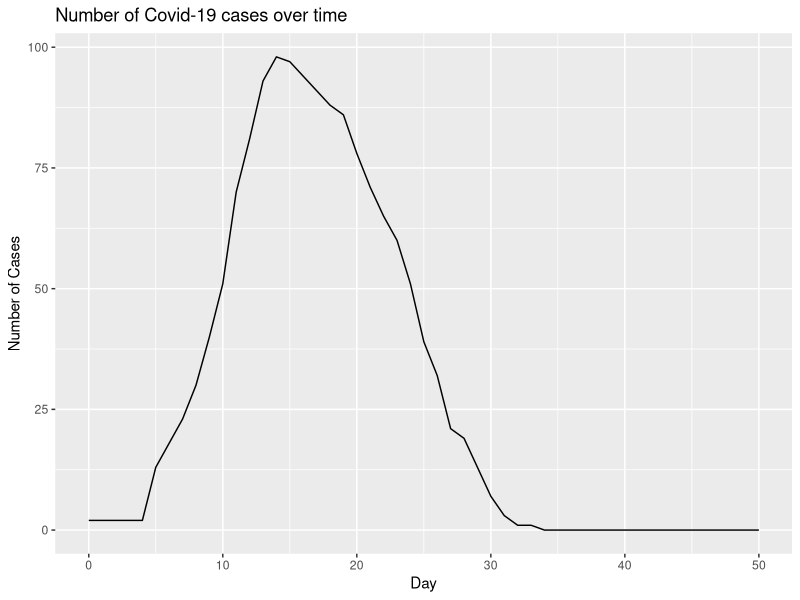

This figure's R source: (Note: a time limit stopped this script after it produced the figure.)
## ---- chunk 1
knitr::opts_chunk$set(echo = TRUE)
#testing github
library(tidyverse)
library(ggplot2)
library(boot)
## ---- chunk 2
#create starting positions and state function
starting_vals <- function(num_subjects, I_0, x_dim, y_dim){
  
  #Infect I_0 many starting subjects
  subjects <- rep('S', num_subjects)
  infect <- sample(x = 1:num_subjects, size=I_0, replace=FALSE)
  subjects[infect] <- 'I'
  
  #Storage for x, y starting positions for the subjects
  start_x <- runif(n=num_subjects, min=0, max=x_dim)
  start_y <- runif(n=num_subjects, min=0, max=y_dim)
  
  inc_time <- rep(-1, num_subjects)
  rec_days <- rep(-1, num_subjects)
  
  #Put into a data frame
  df <- as.data.frame(cbind(as.numeric(start_x), as.numeric(start_y), subjects, rec_days, inc_time))
  colnames(df)[1] <- 'x'
  colnames(df)[2] <- 'y'
  colnames(df)[3] <- 'subjects'
  colnames(df)[4] <- 'incubation'
  colnames(df)[5] <- 'recovery'
  
  #Assign a recovery time to the infected subjects
  df[df[,3] == 'I', 5] <- rpois(I_0, 14)
  
  #Assign an incubation time to the infected subjects
  df[df[,3] == 'I', 4] <- rpois(I_0, 5)
  
  return(df)
}

#Random step length function
get_step_length <- function(df, x_dim, y_dim){
  step_lengths <- rnorm(n=nrow(df), mean=min(x_dim, y_dim)/4, sd=min(x_dim, y_dim)/12)
  return(step_lengths)
}

#Random step direction function
get_step_direction <- function(length_vec){
  direction <- runif(n=length(length_vec), min=0, max=2*pi)
}

#Get delta_x, delta_y
get_delts <- function(length_vec, direc_vec){
  delta_x <- length_vec * cos(direc_vec)
  delta_y <- length_vec * sin(direc_vec)
  return(cbind(delta_x, delta_y))
}

#Function for getting updated coordinates
update_coords <- function(og_df, delta_df){
  new_mx <- matrix(data=NA, nrow=nrow(og_df), ncol=5)
  new_df <- data.frame(new_mx)
  new_df[,1] <- as.numeric(og_df[,'x']) + delta_df[,'delta_x']
  new_df[,2] <- as.numeric(og_df[,'y']) + delta_df[,'delta_y']
  new_df[,3] <- og_df[,3]
  new_df[,4] <- og_df[,4]
  new_df[,5] <- og_df[,5]
  colnames(new_df) <- c('x', 'y', 'subjects', 'incubation', 'recovery')
  new_df
}

coord_checker <- function(og_df, new_df, x_dim, y_dim){
  baddies <- NULL
  for(i in 1:nrow(new_df)){
    if(as.numeric(new_df[i, 'x']) > x_dim | as.numeric(new_df[i, 'x']) < 0 | as.numeric(new_df[i, 'y']) > y_dim | as.numeric(new_df[i, 'y']) < 0){
      baddies <- append(baddies, i)
    }
  }
  
  if(is.null(baddies)){
    return(new_df)
  }else{
  new_step <- get_step_length(new_df[i,], x_dim, y_dim)
  new_direction <- get_step_direction(new_step)
  new_change <- get_delts(new_step, new_direction)
  new_df <- update_coords(og_df[baddies,], new_change)
  full_df <- rbind(new_df, og_df[-baddies,])
  return(coord_checker(og_df, full_df, x_dim, y_dim))
  }
}

#Function for deciding if infections occurred
infection_status <- function(state, mean_crit_dist){
  
  current_infected <- state[state[,3]=='I' & state[,4] <= 0,]
  current_suceptable <- state[state[,3]=='S',]
  current_removed <- state[state[,3]=='R',]
  current_non_contagious <- state[state[,3]=='I' & state[,4] > 0,]
  
  #store new infection status
  newly_infected <- NULL
  
  #Check to see which susceptible subjects get infected
  #For loop
  if(nrow(current_suceptable) != 0 & nrow(current_infected) != 0){
  for(i in 1:nrow(current_infected)){
    for(j in 1:nrow(current_suceptable)){
      x_i <- as.numeric(current_infected[i, 'x'])
      y_i <- as.numeric(current_infected[i, 'y'])
      x_s <- as.numeric(current_suceptable[j, 'x'])
      y_s <- as.numeric(current_suceptable[j, 'y'])
     
      
      crucial_distance <- rexp(1, 1/mean_crit_dist)
      
      
      d <- sqrt((x_i - x_s)^2 + (y_i - y_s)^2)
      if(d <= crucial_distance){
        newly_infected <- c(newly_infected, j)
      }

    }
  }
  
  current_suceptable[newly_infected, 3] <- 'I'
  #Give incubation time
  current_suceptable[newly_infected, 4] <- rpois(n=length(newly_infected), lambda = 5)
  #Give recovery time
  current_suceptable[newly_infected, 5] <- rpois(n=length(newly_infected), lambda = 14)
  
  new_state <- rbind(current_infected, current_suceptable, current_removed, current_non_contagious)
  return(new_state)
  }else{return(state)}
}

#simulation function
simulator <- function(days, num_subjects, x_dim, y_dim, I_0, inf_dist){
  initial_data <- starting_vals(num_subjects = num_subjects, x_dim=x_dim, y_dim=y_dim, I_0=I_0)
  end_day <- list()
  num_cases <- rep(NA, days)
  num_cases <- c(I_0, num_cases)
  num_new_cases <- rep(NA, days)
  
  for(i in 1:days){
    
    if(i == 1){
      step_size <- get_step_length(initial_data, x_dim, y_dim)
      direction <- get_step_direction(step_size)
      change <- get_delts(step_size, direction)
  
      updated_positions <- update_coords(initial_data, change)
      checked_positions <- coord_checker(og_df=initial_data, new_df=updated_positions, x_dim=x_dim, y_dim=y_dim)
      new_status <- infection_status(checked_positions, inf_dist)
      
      #recovery time code
      not_recovered <- new_status[as.numeric(new_status[, 5]) > 0, ]
      new_time <- as.numeric(not_recovered[, 5]) - 1
      not_recovered[, 5] <- new_time
      infected_0 <- new_status[as.numeric(new_status[, 5]) == 0, ]
      infected_0[, 3] <- rep('R', nrow(infected_0))
      not_infected = new_status[as.numeric(new_status[, 5]) < 0, ]
      new_status = rbind(not_recovered, infected_0, not_infected)
      
      #incubation time code
      infected_people <- new_status[new_status[,3] == 'I',]
      new_inc_time <- as.numeric(infected_people[,4]) - 1
      infected_people[,4] <- new_inc_time
      other_people <- new_status[new_status[,3] != 'I',]
      new_status <- rbind(infected_people, other_people)
      
      end_day[[i]] <- new_status
      
      #Calculate number of new cases
      num_cases[i+1] <- sum(new_status[,3]=='I')
      num_new_cases[i] <- sum(new_status[,3]=='I') - I_0
      
    }
    
    else{
      step_size <- get_step_length(initial_data, x_dim, y_dim)
      direction <- get_step_direction(step_size)
      change <- get_delts(step_size, direction)
  
      updated_positions <- update_coords(end_day[[i-1]], change)
      checked_positions <- coord_checker(og_df=end_day[[i-1]], new_df=updated_positions, x_dim=x_dim, y_dim=y_dim)
      new_status <- infection_status(checked_positions, inf_dist)
      
      not_recovered <- new_status[as.numeric(new_status[, 5]) > 0, ]
      new_time <- as.numeric(not_recovered[, 5]) - 1
      not_recovered[, 5] <- new_time
      infected_0 <- new_status[as.numeric(new_status[, 5]) == 0, ]
      infected_0[, 3] <- rep('R', nrow(infected_0))
      not_infected = new_status[as.numeric(new_status[, 5]) < 0, ]
      new_status = rbind(not_recovered, infected_0, not_infected)
      
      #incubation time code
      infected_people <- new_status[new_status[,3] == 'I',]
      new_inc_time <- as.numeric(infected_people[,4]) - 1
      infected_people[,4] <- new_inc_time
      other_people <- new_status[new_status[,3] != 'I',]
      new_status <- rbind(infected_people, other_people)

      
      end_day[[i]] <- new_status
      
      #Calculate number of new cases
      num_cases[i+1] <- sum(new_status[,3]=='I')
      num_new_cases[i] <- sum(new_status[,3]=='I') - num_cases[i-1]
  
    }
  }
  return(num_cases)
}

#Testing
df <- starting_vals(1000, 2, 1, 1)
len <- get_step_length(df, 1, 1)
dir <- get_step_direction(len)
delts <- get_delts(len, dir)
newdf <- update_coords(df, delts)
coords <- coord_checker(df, newdf, 1, 1)
coords
new_status <- infection_status(coords, 8)
new_status


set.seed(400)
n=50
y <- simulator(n,100,10,10,2,1)
x <- 0:n


ggplot() +
  geom_line(aes(x=x, y=y)) +
  xlab('Day') +
  ylab('Number of Cases') +
  ggtitle('Number of Covid-19 cases over time')
  

#bootstrap
mean_func <- function(daytuh, idx) {
  mean(daytuh[idx])
}

get_bootstrap_cis <- function(days, num_subjects, x_dim, y_dim, I_0, inf_dist, sample_size, ci_type='perc'){
  #Create data frame to store samples
  samps <- matrix(data=NA, nrow=sample_size, ncol=days + 1)
  samps <- data.frame(samps)
  
  #Create data frame to store confidence intervals
  ci_df <- matrix(data=NA, nrow=days + 1, ncol=3)
  ci_df <- data.frame(ci_df)
  
  for(i in 1:sample_size){
    samps[i, ] <- simulator(days, num_subjects, x_dim, y_dim, I_0, inf_dist)
  }
  
  for(i in 1:ncol(samps)){
    #Make sure column has more than one unique value
    check <- (length(unique(samps[ ,i])) != 1)
    if(check){
    boot_obj <- boot(samps[ ,i], mean_func, 2000)
    ci_obj <- boot.ci(boot_obj, conf = .95, type = ci_type)
    ci_df[i, 1] <- ci_obj$percent[4]
    ci_df[i, 2] <- ci_obj$t0
    ci_df[i, 3] <- ci_obj$percent[5]
    }else{ci_df[i, ] <- c(samps[1, i], samps[1, i], samps[1, i])}
  }
return(ci_df)
}

plot_dat <- get_bootstrap_cis(days=50, num_subjects=3500, x_dim=100, y_dim=100, I_0=18, inf_dist=0.5, sample_size=20)

ggplot() +
  geom_line(aes(x=1:51, y=plot_dat[ ,1]), linetype = 2, color = 'red') +
  geom_line(aes(x=1:51, y=plot_dat[ ,2])) +
  geom_line(aes(x=1:51, y=plot_dat[ ,3]), linetype = 2, color = 'red')


daily_cases <- y
boot.case <- boot(daily_cases, mean_func, 2000)

plot(boot.case)

boot.ci(boot.case, conf = .95, type = c("perc", "basic", "norm", "bca"))


## ---- chunk 3
simulator22 <- function(days, num_subjects, x_dim, y_dim, I_0, inf_dist){
  initial_data <- starting_vals(num_subjects = num_subjects, x_dim=x_dim, y_dim=y_dim, I_0=I_0)
  end_day <- list()
  num_cases <- rep(NA, days)
  num_cases <- c(I_0, num_cases)
  num_new_cases <- rep(NA, days)
  
  for(i in 1:days){
    
    if(i == 1){
      step_size <- get_step_length(initial_data, x_dim, y_dim)
      direction <- get_step_direction(step_size)
      change <- get_delts(step_size, direction)
  
      updated_positions <- update_coords(initial_data, change)
      checked_positions <- coord_checker(og_df=initial_data, new_df=updated_positions, x_dim=x_dim, y_dim=y_dim)
      new_status <- infection_status(checked_positions, inf_dist)
      
      #recovery time code
      not_recovered <- new_status[as.numeric(new_status[, 5]) > 0, ]
      new_time <- as.numeric(not_recovered[, 5]) - 1
      not_recovered[, 5] <- new_time
      infected_0 <- new_status[as.numeric(new_status[, 5]) == 0, ]
      infected_0[, 3] <- rep('R', nrow(infected_0))
      not_infected = new_status[as.numeric(new_status[, 5]) < 0, ]
      new_status = rbind(not_recovered, infected_0, not_infected)
      
      #incubation time code
      infected_people <- new_status[new_status[,3] == 'I',]
      new_inc_time <- as.numeric(infected_people[,4]) - 1
      infected_people[,4] <- new_inc_time
      other_people <- new_status[new_status[,3] != 'I',]
      new_status <- rbind(infected_people, other_people)
      
      end_day[[i]] <- new_status
      
      #Calculate number of new cases
      num_cases[i+1] <- sum(new_status[,3]=='I')
      num_new_cases[i] <- sum(new_status[,3]=='I') - I_0
      
    }
    
    else{
      step_size <- get_step_length(initial_data, x_dim, y_dim)
      direction <- get_step_direction(step_size)
      change <- get_delts(step_size, direction)
  
      updated_positions <- update_coords(end_day[[i-1]], change)
      checked_positions <- coord_checker(og_df=end_day[[i-1]], new_df=updated_positions, x_dim=x_dim, y_dim=y_dim)
      new_status <- infection_status(checked_positions, inf_dist)
      
      not_recovered <- new_status[as.numeric(new_status[, 5]) > 0, ]
      new_time <- as.numeric(not_recovered[, 5]) - 1
      not_recovered[, 5] <- new_time
      infected_0 <- new_status[as.numeric(new_status[, 5]) == 0, ]
      infected_0[, 3] <- rep('R', nrow(infected_0))
      not_infected = new_status[as.numeric(new_status[, 5]) < 0, ]
      new_status = rbind(not_recovered, infected_0, not_infected)
      
      #incubation time code
      infected_people <- new_status[new_status[,3] == 'I',]
      new_inc_time <- as.numeric(infected_people[,4]) - 1
      infected_people[,4] <- new_inc_time
      other_people <- new_status[new_status[,3] != 'I',]
      new_status <- rbind(infected_people, other_people)

      
      end_day[[i]] <- new_status
      
      #Calculate number of new cases
      num_cases[i+1] <- sum(new_status[,3]=='I')
      num_new_cases[i] <- sum(new_status[,3]=='I') - num_cases[i-1]
  
    }
  }
  return(end_day)
}
days <- simulator22(20, 5, 1, 1, 1, 0.2)
days

ggplot() +
  geom_point(aes(x=days[[20]][, 'x'], y= days[[20]][, 'y'], color=days[[20]][, 'subjects']))
